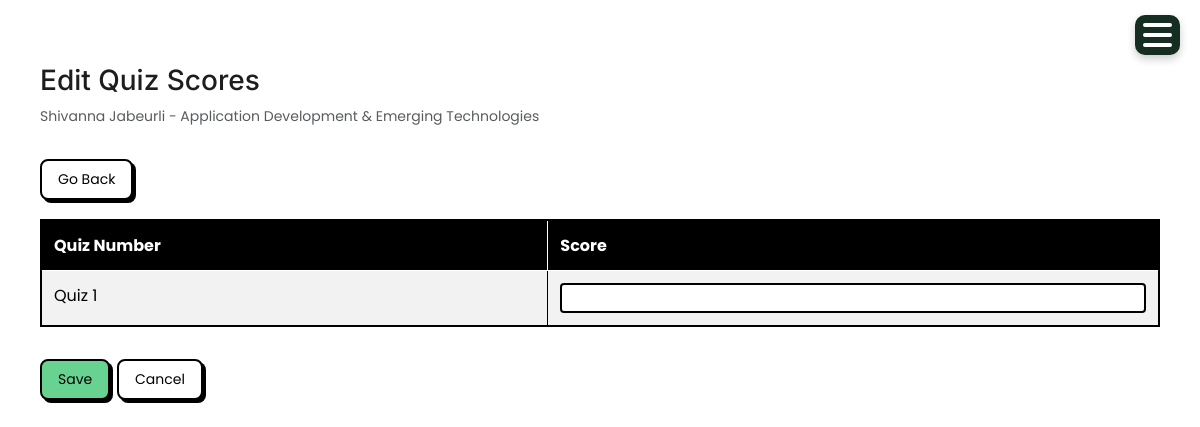
/score/edit/quiz/26/26/, run on an earlier commit of the app's database.
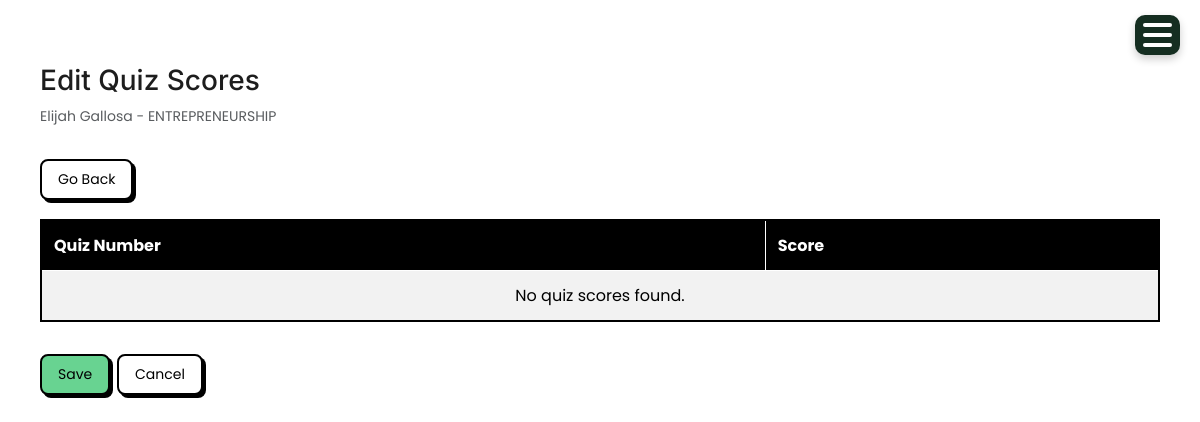
And on a later commit of the database.
### account/models.py (models this page shows, shortened)
class StudentRecord(models.Model):
    STATUS_CHOICES = [
        ('active', 'Active'),
        ('inactive', 'Inactive'),
        ('graduated', 'Graduated'),
        ('transferred', 'Transferred'),
    ]
    SECTION_CHOICES = [
        ('Grade 7', 'Grade 7'),
        ('Grade 8', 'Grade 8'),
        ('Grade 9', 'Grade 9'),
        ('Grade 10', 'Grade 10'),
    ]
    GENDER_CHOICES = [
        ('Male', 'Male'),
        ('Female', 'Female'),
    ]
    student_id = models.PositiveIntegerField()
    fullname = models.CharField(max_length=100)
    grade_and_section = models.CharField(max_length=20, choices=SECTION_CHOICES, default='active')
    gender = models.CharField(max_length=20, choices=GENDER_CHOICES, default='active')
    age = models.PositiveIntegerField()
    address = models.CharField(max_length=200)
    parent = models.CharField(max_length=100)
    parent_contact = models.PositiveIntegerField()
    status = models.CharField(max_length=20, choices=STATUS_CHOICES, default='active')
    account_username = models.CharField(max_length=150, blank=True, null=True)

class Subject(models.Model):
    code = models.CharField(max_length=20, default='DEFAULT_CODE')
    name = models.CharField(max_length=100)
    department = models.CharField(max_length=100)
    grade_level = models.CharField(max_length=10, choices=[
        ('Grade 7', 'Grade 7'),
        ('Grade 8', 'Grade 8'),
        ('Grade 9', 'Grade 9'),
        ('Grade 10', 'Grade 10')
    ], blank=True, null=True)
    status = models.CharField(max_length=10, choices=[('Active','Active'),('Inactive','Inactive')])

### account/views.py (the view, shortened to what this page needs)
# urls.py: path('score/edit/quiz/<int:student_id>/<int:subject_id>/', views.edit_quiz_scores, name='edit_quiz_scores'),
def edit_quiz_scores(request, student_id, subject_id):
    student = get_object_or_404(StudentRecord, id=student_id)
    subject = get_object_or_404(Subject, id=subject_id)
    quiz_scores = QuizScore.objects.filter(student=student, subject=subject).order_by('quiz_number')
    student_scores_map = {qs.quiz_number: qs.score for qs in quiz_scores}
    subject_quiz_nums = list(QuizScore.objects.filter(subject=subject).values_list('quiz_number', flat=True).distinct())
    max_quiz_num = max(subject_quiz_nums) if subject_quiz_nums else 0
    if max_quiz_num > 0:
        quiz_dict = {i: student_scores_map.get(i) for i in range(1, max_quiz_num + 1)}
    else:
        quiz_dict = student_scores_map
    return render(request, 'edit_quiz_scores.html', {
        'student': student,
        'subject': subject,
        'quiz_scores': quiz_dict,
        'tab': 'quiz'
    })

### templates/edit_quiz_scores.html (shortened to what this page needs)
{% extends 'base.html' %}
{% block content %}
<div class="container mt-4">
  <h2>Edit Quiz Scores</h2>
  <p class="text-muted">{{ student.fullname }} - {{ subject.name }}</p>
  <a href="{% url 'score' %}" class="btn btn-secondary mb-3">Go Back</a>
  <form method="post">
    <div class="table-responsive">
      <table class="table table-striped table-bordered">
        <thead class="table-dark">
          <tr>
            <th>Quiz Number</th>
            <th>Score</th>
          </tr>
        </thead>
        <tbody>
          {% for quiz_num, score in quiz_scores.items %}
          <tr>
            <td>Quiz {{ quiz_num }}</td>
            <td>
              <input type="number"
                     step="0.01"
                     min="0"
                     max="100"
                     name="quiz_{{ quiz_num }}"
                     value="{{ score }}"
                     class="form-control form-control-sm"
                     required>
            </td>
          </tr>
          {% empty %}
          <tr>
            <td colspan="2" class="text-center">No quiz scores found.</td>
          </tr>
          {% endfor %}
        </tbody>
      </table>
    </div>
    <div class="mt-3">
      <button type="submit" class="btn btn-success">Save</button>
      <a href="{% url 'score' %}" class="btn btn-secondary">Cancel</a>
    </div>
  </form>
</div>
{% endblock %}

What changed in the data, as far as the page shows it:
changed StudentRecord: fullname "Shivanna Jabeurli" → "Elijah Gallosa"
changed Subject: name "Application Development & Emerging Technologies" → "ENTREPRENEURSHIP"
Also different on the page:
text now shown: "No quiz scores found."
list line gone: "Quiz 1 "
